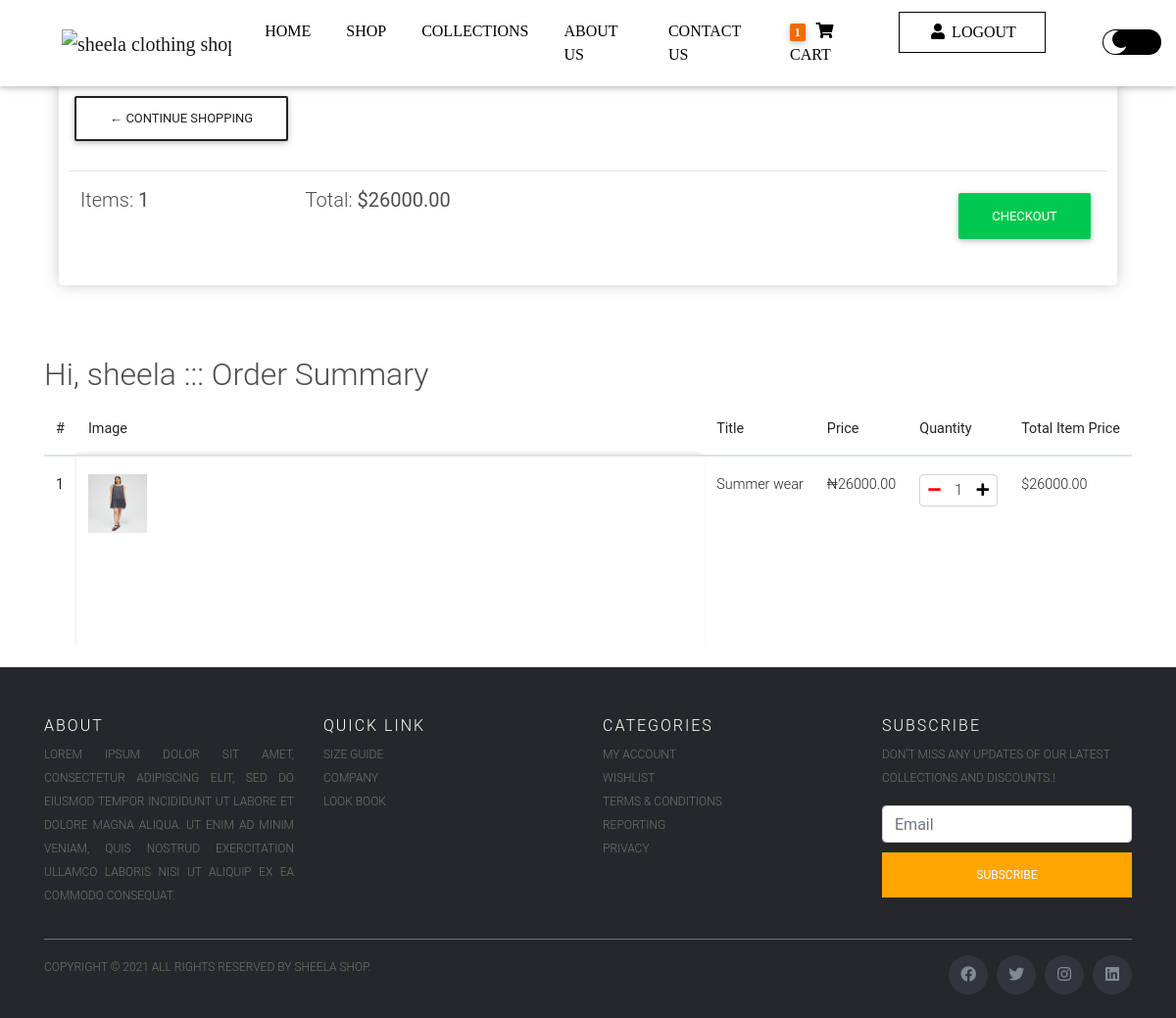
The app's page /cart/ (signed in) with its own data.
### store/models.py (models this page shows, shortened)
class Order(models.Model):
	customer = models.ForeignKey(Customer, on_delete=models.SET_NULL, null=True, blank=True)
	date_ordered = models.DateTimeField(auto_now_add=True)
	complete = models.BooleanField(default=False)
	transaction_id = models.CharField(max_length=100, null=True)
	@property
	def get_cart_total(self):
		orderitems = self.orderitem_set.all()
		total = sum([item.get_total for item in orderitems])
		return total
	@property
	def get_cart_items(self):
		orderitems = self.orderitem_set.all()
		total = sum([item.quantity for item in orderitems])
		return total

class OrderItem(models.Model):
	product = models.ForeignKey(Product, on_delete=models.SET_NULL, null=True)
	order = models.ForeignKey(Order, on_delete=models.SET_NULL, null=True)
	quantity = models.IntegerField(default=0, null=True, blank=True)
	date_added = models.DateTimeField(auto_now_add=True)
	@property
	def get_total(self):
		total = self.product.price * self.quantity
		return total

class Product(models.Model):
	name = models.CharField(max_length=200)
	slug = models.SlugField(max_length=200, db_index=True, null=True)
	price = models.DecimalField(max_digits=7, decimal_places=2)
	digital = models.BooleanField(default=False,null=True, blank=True)
	image = models.ImageField(null=True, blank=True)
	discount_price = models.DecimalField(max_digits = 7, decimal_places=2, blank=True, null=True)
	stock = models.BooleanField(default=True)
	image1 = models.ImageField(null=True, blank=True)
	image2 = models.ImageField(null=True, blank=True)
	image3 = models.ImageField(null=True, blank=True)
	description = models.TextField(blank=True, null=True)
	short_description = models.TextField(max_length=30, blank=True, null=True)
	category = models.ForeignKey(Category, related_name='products', on_delete=models.PROTECT, null=True)

### store/views.py (the view)
# urls.py: path('cart/', views.cart, name='cart'),
def cart(request):
    data = cartData(request)
    cartItems = data['cartItems']
    order = data['order']
    items = data['items']
    context = {'items':items, 'order':order, 'cartItems':cartItems}
    return render(request, 'store/cart.html', context)

### store/utils.py (called while the page is built)
def cartData(request):
    if request.user.is_authenticated:
        customer = request.user.customer
        order, created =  Order.objects.get_or_create(customer=customer, complete=False)
        items = order.orderitem_set.all()
        cartItems = order.get_cart_items
    else:
        cookieData = cookieCart(request)
        cartItems = cookieData['cartItems']
        order = cookieData['order']
        items = cookieData['items']
    return {'cartItems':cartItems, 'order':order, 'items':items}

### store/templates/store/cart.html (shortened to what this page needs)
{% extends 'store/base.html' %}
{% load static %}
{% block content %}
<main>
    <div class="container">
		<div class="col-lg-12">
			<div class="box-element">
				<a  class="btn btn-outline-dark" href="{% url 'store:store' %}">&#x2190; Continue Shopping</a>
				<br>
				<br>
				<table class="table">
					<tr>
						<th><h5>Items: <strong>{{order.get_cart_items}}</strong></h5></th>
						<th><h5>Total:<strong> ${{order.get_cart_total|floatformat:2}}</strong></h5></th>
						<th>
							<a  style="float:right; margin:5px;" class="btn btn-success" href="{% url 'store:checkout' %}">Checkout</a>
						</th>
					</tr>
				</table>
			</div>
			<br>
		</div>
        <div class="table-responsive text-nowrap mt-5">
            <h2>Hi, {{ request.user.username }} ::: Order Summary</h2>
            <table class="table">
                <thead>
                    <tr>
						<th scope="col">#</th>
						<th scope='col'>Image</th>
                        <th scope="col">Title</th>
                        <th scope="col">Price</th>
                        <th scope='col'>Quantity</th>
                        <th scope="col">Total Item Price</th>
                    </tr>
                </thead>
                <tbody>
                    {% for item in items %}
                    <tr>
                        <th scope="row">{{ forloop.counter }}</th>
                        <td class='thumbnail'><img src="{% if item.product.image %}{{ item.product.image.url }}  {% else %} {% static 'img/no_image.png' %}{% endif %}"
							class="img-fluid" style='width:60px;height:60px;' alt="sheela"></td>
						<td>{{ item.product.name }}</td>
                        <td>{% if item.product.discount_price %}
                            ₦{{ item.product.discount_price }}
                            {% else %}
                            ₦{{ item.product.price}}
                            {% endif %}
                        </td>
                        <td class='text-uppercase'>
							<div class="def-number-input number-input safari_only">
                                <a href='#'>
                                    <i data-product={{item.product.id}} data-action='remove' class="fas fa-minus mr-2 update-cart" style='color:red;'></i></a>
									{{item.quantity}}
                                <a href='#'>
                                    <i data-product={{item.product.id}} data-action='add' class="fas fa-plus ml-2 update-cart" style='color:black;'></i>
                                </a>
                            </div>
						</td>
						<td>${{item.get_total}}</td>
                    </tr>
                    {% endfor %}
                </tbody>
            </table>
        </div>
    </div>
</main>
{% endblock content %}

### store/static/store/css/base.css (style rules this page uses)
body { background-color: hsl(0, 0%, 98%); }
h1,h2,h3,h4,h5,h6 { color:hsl(0, 0%, 30%); }
.box-element { box-shadow:hsl(0, 0%, 80%) 0 0 16px; background-color: #fff; border-radius: 4px; padding: 10px; }
.thumbnail { width: 100%; height: 200px; -webkit-box-shadow: -1px -3px 5px -2px rgba(214,214,214,1); -moz-box-shadow: -1px -3px 5px -2px rgba(214,214,214,1); box-shadow: -1px -3px 5px -2px rgba(214,214,214,1); }
.col-lg-4, .col-lg-6, .col-lg-8, .col-lg-12 { margin-top: 10px; }
.btn { border-radius: 0; }
.thumbnail img { width:50px;height:50px; }
* { scroll-behavior: smooth; }
:root { --bg-color:white; --font-color: #fff; --heading-color: grey; --bg:url('../img/aicodings40.webp'); --hr-color: cyan; --button-color: #ff5e14; --strong-color: white; --p-color: rgb(196, 196, 196); --font-weight: 400; --button-color1: teal; --button-color2:black; --button-color3:#011424; --card-color: #010e1b; --fa-button: cyan; --fa-nav-color:white; --tag-color: black; }
html, body, header, .carousel { height: 100vh; }
@media (min-width: 800px) { html, body, header, .carousel { height: 100vh; } }
:root { --src: url(https://images.unsplash.com/photo-1554620121-59e7f3f6e3a4?ixlib=rb-1.2.1&q=80&fm=jpg&crop=entropy); --size: 60vmin; --space: 8vmin; --duration: 300ms; --ease-out: cubic-bezier(0.25, 1, 0.5, 1); --bounce-out: cubic-bezier(0.34, 1.56, 0.64, 1); }
body { margin: 0 auto; font-family: "Sura", sans-serif; color: white; background-color: var(--bg-color); }
.number-input { display: flex; justify-content: space-around; align-items: center; }
.number-input.number-input { border: 1px solid #ced4da; width: 5rem; padding: 5px; border-radius: .25rem; }

### records on screen
Order: get_cart_items "1", get_cart_total "26000.00"
OrderItem: product.image (picture), product.name "Summer wear", product.price "26000.00", quantity "1", get_total "26000.00"

### other values on screen
{{ cartItems }} "1"
{{ request.user.username }} "sheela"
